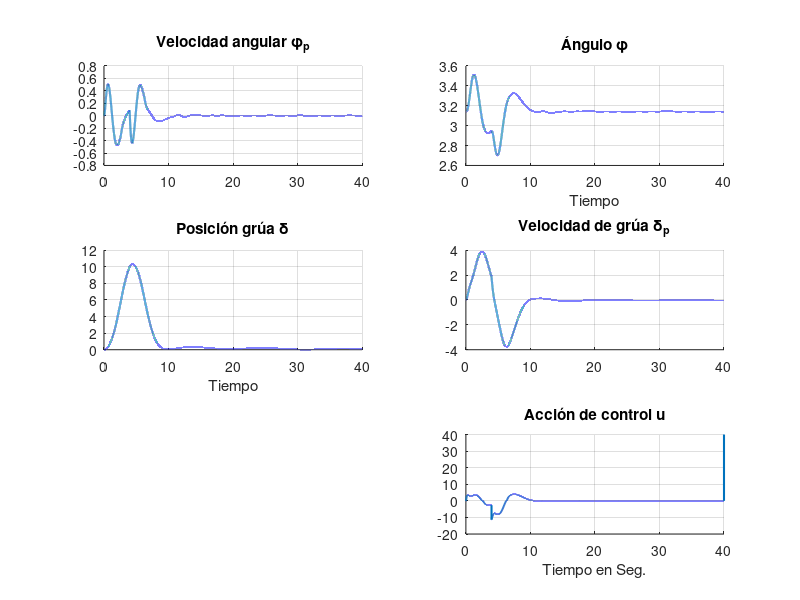
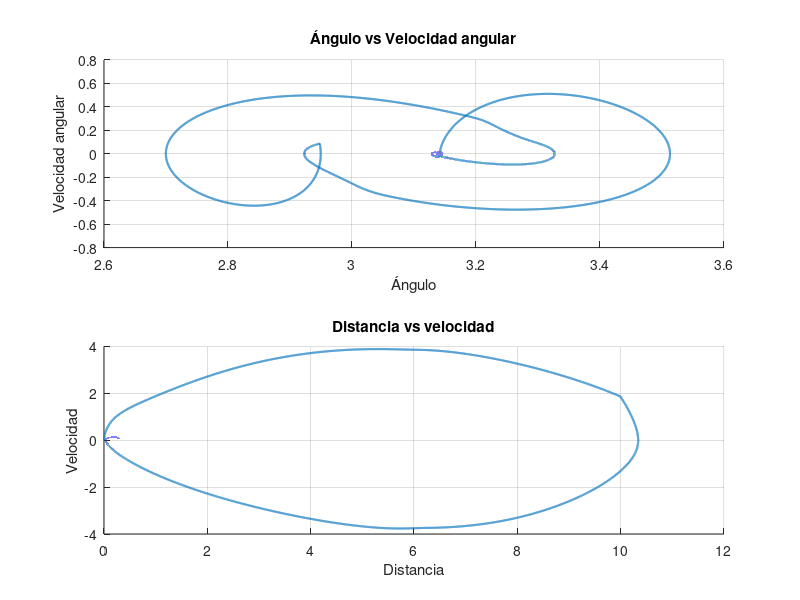

MATLAB code to generate these figures, in order:
%% Sistemas de Control II -FCEFyN-UNC 
% Profesor: Dr.Ing. Pucheta, Julian
% Alumno: Suarez, Esteban Samuel
% TP N2 - ITEM 3 - 
%
% Calcular sistema controlador que haga evolucionar al péndulo en el equilibrio estable. 
%Objetivo de control: partiendo de una condición inicial nula en el desplazamiento y el ángulo en pi, hacer 
%que el carro se desplace a 10 metros evitando las oscilaciones de la masa m, considerando que es una 
%grúa. Una vez que el desplazamiento=10 modificar a m a un valor 10 veces mayor y volver al origen evitando oscilaciones.
%  -Considerar que sólo puede medirse el desplazamiento y el ángulo. 
%  -Especificar el rango posible para el tiempo de muestreo para implementar el sistema en un 
% microcontrolador.  
%  -Determinar el efecto de la no linealidad en la acción de control, descripta en la Fig. 1, y verificar cuál 
% es el máximo valor admisible de esa no linealidad.
%%
clc; clear all; close all;

%Parámetros del péndulo
m1  = 0.1; m2 = m1*10; F  = 0.1; l = 1.6; g  = 9.8; M  = 1.5;
%MODELADO EN EE (Continuo)
%1er Recorrido (0-10):
A_c1 = [0     1               0          0;       %x1 = delta - desplazamiento
        0    -F/M            -m1*g/M     0;       %x2 = delta_p
        0       0               0        1;       %x3 = phi - ángulo
        0   -F/(l*M)     -g*(m1+M)/(l*M) 0]       %x4 = phi_p

%2do Recorrido (10-0):
A_c2 = [0      1             0         0;           
       0    -F/M         -m2*g/M       0;              
       0       0             0         1;               
       0   -F/(l*M)  -g*(m2+M)/(l*M)   0]
   
B_c = [   0   ;
         1/M  ;
          0   ;
       1/(l*M)]
  
C_c = [1 0 0 0;          %Wr
       0 0 1 0]          %Theta
   
D_c = [0; 
      0]
  
G_c1 = ss(A_c1 ,B_c ,C_c ,D_c);        % m1
G_c2 = ss(A_c2 ,B_c ,C_c ,D_c);        % m2
%%
%Cálculo de las dinámicas del sistema:
roots_c1 = real(eig(A_c1))
roots_c2 = real(eig(A_c2))

% Dinámica rápida
tR   = log(0.95)/roots_c1(2) 
% Dinámica lenta
tL   = log(0.05)/roots_c1(3) 
%%
%SISTEMA DISCRETIZADO
%Tm = tR/100                       %Tiempo de Muestreo
Tm = 1e-2;

G_d1 = c2d(G_c1, Tm, 'zoh');
A_d1     = G_d1.a;
B_d1     = G_d1.b;
C_d1     = G_d1.c;
D_d1     = G_d1.d;

G_d2 = c2d(G_c2, Tm, 'zoh');
A_d2     = G_d2.a;
B_d2     = G_d2.b;
C_d2     = G_d2.c;
D_d2     = G_d2.d;
%%
% CONTROLABILIDAD
Mc1 = [B_d1 A_d1*B_d1 A_d1^2*B_d1 A_d1^3*B_d1 A_d1^4*B_d1]; 
Mc2 = [B_d2 A_d2*B_d2 A_d2^2*B_d2 A_d2^3*B_d2 A_d2^4*B_d2]; 
rank(Mc1)
rank(Mc2)

% ALCANZABILIDAD
Ma1 = [B_d1 A_d1*B_d1 A_d1^2*B_d1 A_d1^3*B_d1];
Ma2 = [B_d2 A_d2*B_d2 A_d2^2*B_d2 A_d2^3*B_d2]; 
rank(Ma1)
rank(Ma2)
%%
%SISTEMA AMPLIADO
Aa1 = [A_d1 , zeros(4,1) ; -C_d1(1,:)*A_d1, eye(1)];
Ba1 = [B_d1; -C_d1(1,:)*B_d1];

Aa2 = [A_d2 , zeros(4,1) ; -C_d2(1,:)*A_d2, eye(1)];
Ba2 = [B_d2; -C_d2(1,:)*B_d2];

%%
%LQR CONTROLADORES
d1 = [10 10 100 100 .001];               % delta, delta_p, phi, phi_p, ei       
Q1 = diag(d1);
R1 = 1;
[KLQR1, ~, ~] = dlqr(Aa1, Ba1, Q1, R1); 
K1  = KLQR1(1:4);     
Ki1 = -KLQR1(5);

d2 = [10 10 100 100 0.001];
Q2 = diag(d2);
R2 = 1;
[KLQR2, ~, ~] = dlqr(Aa2, Ba2, Q2, R2); 
K2  = KLQR2(1:4);     
Ki2 = -KLQR2(5);

%%
%LQR OBSERVADORES

%Sistema DUAL:
Ao1 = A_d1';
Bo1 = C_d1';       
Co1 = B_d1';

Ao2 = A_d2';
Bo2 = C_d2';       
Co2 = B_d2';

do1 = [1 50 500 .1]; 
Qo1 = diag(do1); 
Ro1 = diag([.1 .1]);
do2 = [1 50 500 .1]; 
Qo2 = diag(do2); 
Ro2 = diag([.1 .1]);
      
% Cálculo del Observador
Ko1 = (dlqr(Ao1 ,Bo1 ,Qo1 ,Ro1))';
Ko2 = (dlqr(Ao2 ,Bo2 ,Qo2 ,Ro2))';

%%
%SIMULACIÓN
Tf = 40;                %Tiempo Final de la simulación
%Ti = 1e-4;              %Tiempo de Integración Euler
Ti = Tm/20
N = ceil(Tf/Ti)         %Número de puntos a simular
dead_zone = .5;        %Zona muerta del actuador
psita = 0;
d_pp = 0;
phi_pp = 0;

t       = 0:Ti:N*Ti;
u       = 0:Ti:N*Ti;
d_p     = 0:Ti:N*Ti;
d       = 0:Ti:N*Ti;
phi_p   = 0:Ti:N*Ti;
phi     = 0:Ti:N*Ti;

%CONDICIONES INICIALES
d(1) = 0;
d_p(1) = 0;
phi(1) = pi;
phi_p(1) = 0;

x = [d(1) d_p(1) phi(1) phi_p(1)]';
xop = [0 0 pi 0]';

x_obs = [d(1) d_p(1) phi(1) phi_p(1)]';

K = K1;
Ki = Ki1;
Ko = Ko1;
A = A_d1;
B = B_d1;
m = m1;
ref = 10;
f = 0;

%Como el tiempo de integracion mucho más bajo que el tiempo de
%muestreo,actualizo el valor del controlador cada periodo de integración K
SAMPLE_T = floor(Tm/Ti);
um = 0;
y = [0 0]';
y_obs = [0 0]';

for i=1 : N
    
    %Actualizo la acción de control por cada período de muestreo
    if(SAMPLE_T == 0)

        y = C_d1*x;
        y_obs = C_d1*(x_obs + xop);

        psita_p = ref - y(1);
        psita = psita + psita_p;
    
        %Ley de control
        um = -K*(x_obs - xop) + Ki*psita;  %Con Observador
        %um = -K*(x - xop) + Ki*psita;       %Sin Observador

        %No linealidad del Actuador
        if(abs(um) < dead_zone)
            um = 0;               
        else
            um = sign(um)*(abs(um) - dead_zone);
        end
    end

    u(i) = um;
    
    %Sistema no lineal:
    d_pp        = (1/(M+m))*(  u(i) - m*l*phi_pp*cos(phi(i)) + m*l*phi_p(i)^2*sin(phi(i)) - F*d_p(i) );
    phi_pp      = (1/l)*( g*sin(phi(i)) - d_pp*cos(phi(i)) );
    d_p(i+1)    = d_p(i) + d_pp*Ti;
    d(i+1)      = d(i) + d_p(i)*Ti;
    phi_p(i+1)  = phi_p(i) + phi_pp*Ti;
    phi(i+1)    = phi(i) + phi_p(i)*Ti;
    
    if(d(i+1) >= 9.99)
        if(f == 0)
            K = K2;
            Ki = Ki2;
            Ko = Ko2;
            A = A_d2;
            B = B_d2;
            m = m2;
            ref = 0;
            f = 1;
        end
    end
    
    x = [d(i+1) d_p(i+1) phi(i+1) phi_p(i+1)]';

    if(SAMPLE_T==0)
        x_obs = A*x_obs + B*u(i) + Ko*(y - y_obs) + xop;
        SAMPLE_T = floor(Tm/Ti);
    end
    SAMPLE_T = SAMPLE_T-1;
end

%%
%GRÁFICOS

figure(1);
subplot(3,2,1); grid on; hold on;
plot(t,phi_p,'LineWidth',1.5);grid on; title('Velocidad angular \phi_p');

subplot(3,2,2); grid on; hold on;
plot(t,phi,'LineWidth',1.5); title('Ángulo \phi');xlabel('Tiempo');

subplot(3,2,3); grid on; hold on;
plot(t,d,'LineWidth',1.5);title('Posición grúa \delta');xlabel('Tiempo');

subplot(3,2,4); grid on; hold on;
plot(t,d_p,'LineWidth',1.5);title('Velocidad de grúa \delta_p');

subplot(3,2,6); grid on; hold on;
plot(t,u,'LineWidth',1.5);title('Acción de control u');xlabel('Tiempo en Seg.');
 
figure(2);
subplot(2,1,1);grid on; hold on;
plot(phi,phi_p,'LineWidth',1.5);
title('Ángulo vs Velocidad angular');
xlabel('Ángulo');ylabel('Velocidad angular');
 
subplot(2,1,2);grid on; hold on;
plot(d,d_p,'LineWidth',1.5);
title('Distancia vs velocidad');
xlabel('Distancia');ylabel('Velocidad');